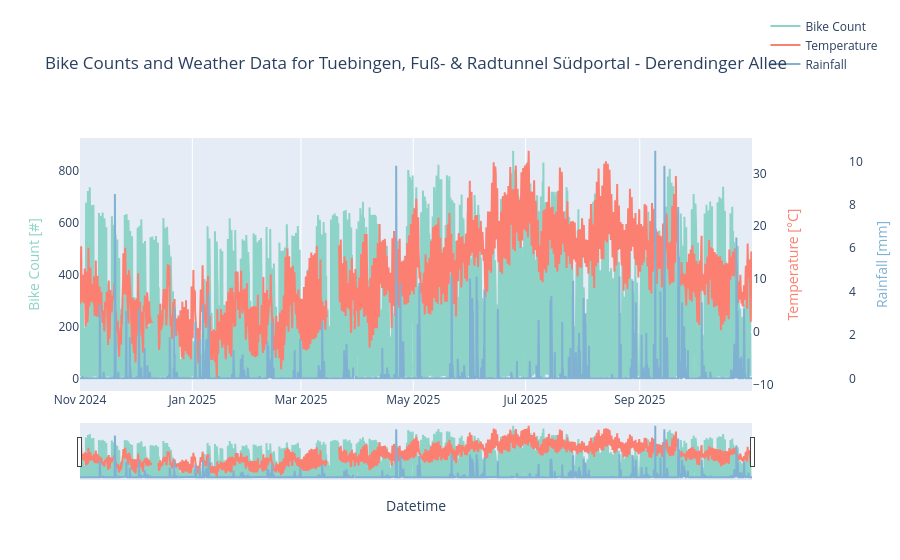

Source (notebook cell):
### Code cell
plot_data_overlay("Tuebingen", "Fuß- & Radtunnel Südportal - Derendinger Allee")

### Figure 1 — Plotly figure (JSON) as saved in the notebook; plotly's stock layout.template omitted (floating-point values rounded to 4 significant figures; data arrays with more than 128 entries replaced by an {"elided": "..."} marker saying what was removed)
{"data": [{"line": {"color": "rgb(141,211,199)"}, "name": "Bike Count", "type": "scatter", "x": {"elided": "8761 str values"}, "y": {"elided": "8761 float values"}, "yaxis": "y"}, {"line": {"color": "rgb(251,128,114)"}, "name": "Temperature", "type": "scatter", "x": {"elided": "8761 str values"}, "y": {"elided": "8761 float values"}, "yaxis": "y2"}, {"line": {"color": "rgb(128,177,211)"}, "name": "Rainfall", "type": "scatter", "x": {"elided": "8761 str values"}, "y": {"elided": "8761 float values"}, "yaxis": "y3"}], "layout": {"hovermode": "x unified", "legend": {"y": 1.5}, "title": {"text": "Bike Counts and Weather Data for Tuebingen, Fuß- & Radtunnel Südportal - Derendinger Allee"}, "xaxis": {"rangeslider": {"visible": true}, "title": {"text": "Datetime"}}, "yaxis": {"showgrid": false, "side": "left", "title": {"font": {"color": "rgb(141,211,199)"}, "text": "Bike Count [#]"}}, "yaxis2": {"anchor": "x", "overlaying": "y", "showgrid": false, "side": "right", "title": {"font": {"color": "rgb(251,128,114)"}, "text": "Temperature [°C]"}}, "yaxis3": {"anchor": "free", "autoshift": true, "overlaying": "y", "shift": 50, "showgrid": false, "side": "right", "title": {"font": {"color": "rgb(128,177,211)"}, "text": "Rainfall [mm]"}}}}
